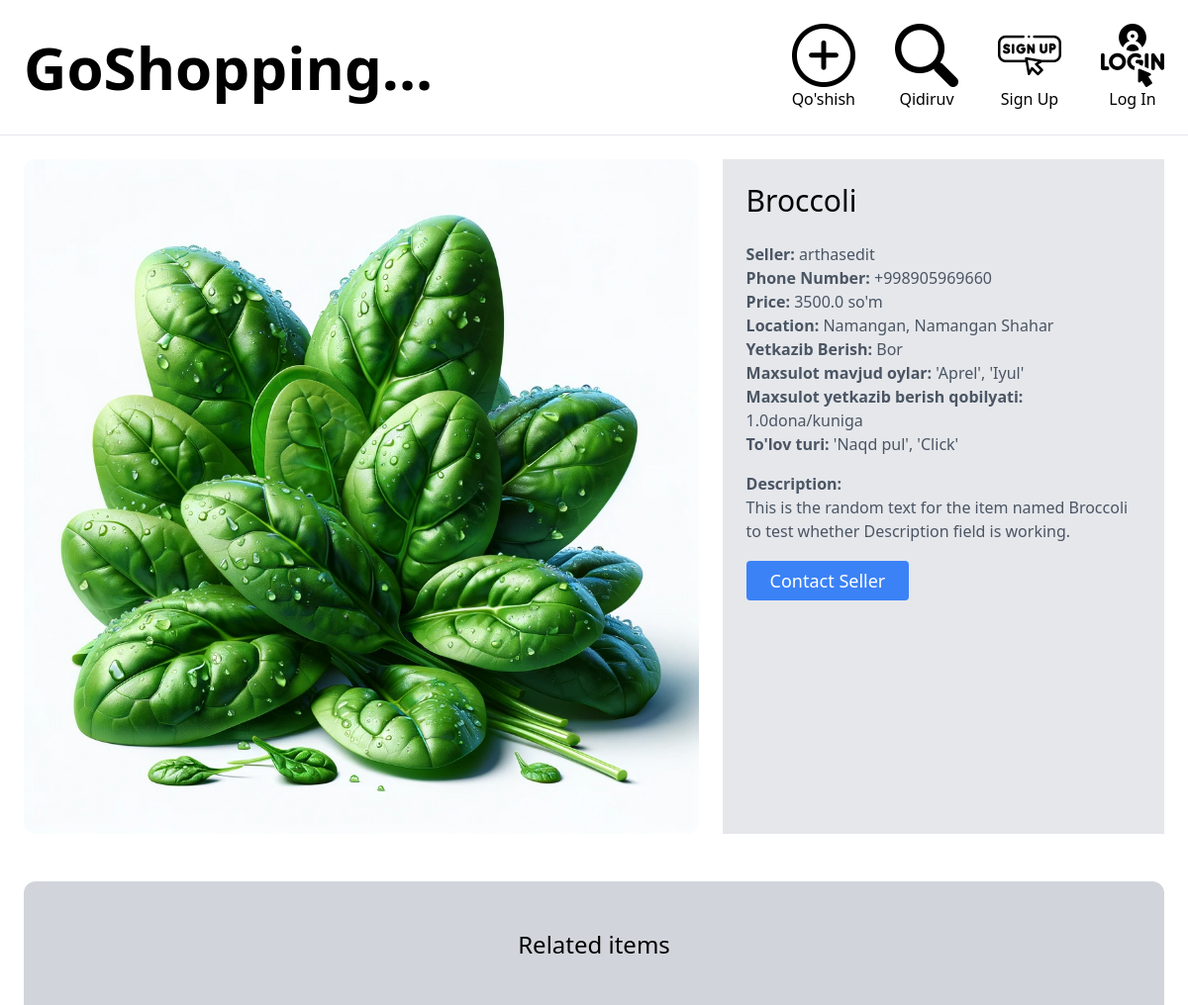
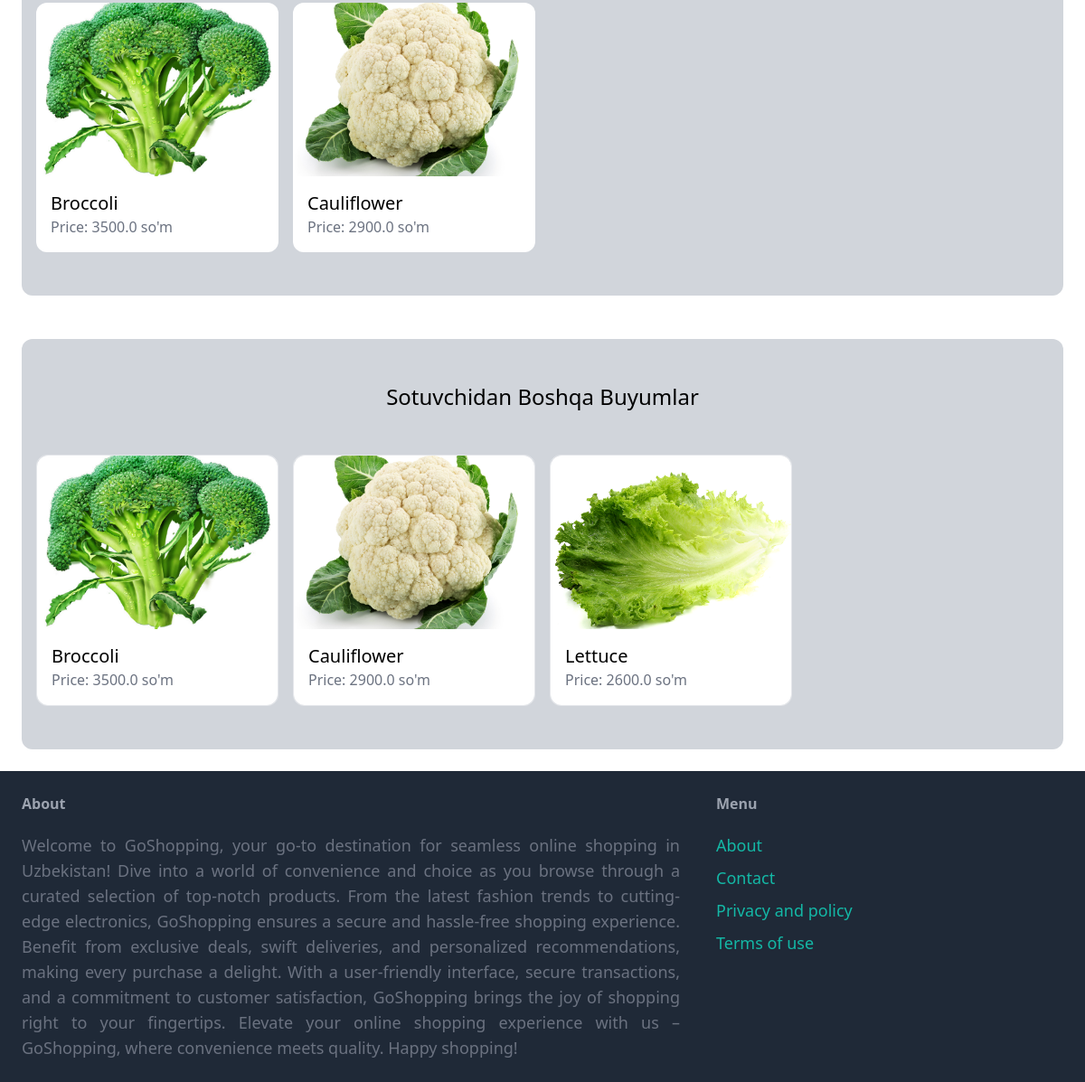
Page /items/detail/53/ on the committed database (2 pictures, top to bottom).
### items/models.py (models this page shows, shortened)
class Item(models.Model):
    category = models.ForeignKey(Category, related_name='items', on_delete=models.CASCADE)
    name = models.CharField(max_length=255)
    description = models.TextField(blank=True, null=True)
    phone_number = models.CharField(max_length=14, default='')
    price = models.FloatField()
    image = models.ImageField(upload_to='item_images', blank=True, null=True)
    is_sold = models.BooleanField(default=False)
    shipping = models.BooleanField(default=False)
    created_at = models.DateTimeField(auto_now_add=True)
    created_by = models.ForeignKey(settings.AUTH_USER_MODEL, related_name='items', on_delete=models.CASCADE)
    supply_ability = models.FloatField()
    supply_ability_unit = models.CharField(max_length=255, default='')
    supply_ability_length = models.CharField(max_length=255, default='')
    supply_period = models.CharField(max_length=255, default='')
    payment_method = models.CharField(max_length=255, default='')
    def image_url(self):
        if self.image and hasattr(self.image, 'url'):
            return self.image.url

### core/models.py (models this page shows, shortened)
class CustomUser(AbstractUser):
    regions = models.ForeignKey(Region, on_delete=models.CASCADE, null=True)
    cities = models.ForeignKey(Cities, on_delete=models.CASCADE, null=True)
    username = models.CharField(max_length=255, unique=True, null=False)
    email = models.EmailField(('email address'), max_length=254, unique=True, null=True)
    address = models.CharField(max_length=255, default='')
    phone_number = models.CharField(max_length=20)
    fname = models.CharField(max_length=30)
    lname = models.CharField(max_length=30)
    password1 = models.CharField(max_length=32)
    password2 = models.CharField(max_length=32)
    avatar = models.ImageField(upload_to='thumbpath', blank=True, null=True)
    bio = models.CharField(max_length=1200, blank=True)
    class Meta:
        swappable = 'AUTH_USER_MODEL'

class Region(models.Model):
    region_keyr = models.CharField(max_length=100, default='')
    name = models.CharField(max_length=100)
    objects = models.Manager()
    def __str__(self):
        return self.name
    class Meta:
        ordering = ('name',)

class Cities(models.Model):
    region = models.ForeignKey(Region, on_delete=models.CASCADE)
    name = models.CharField(max_length=100)
    class Meta:
        verbose_name_plural = "Cities"
    objects = models.Manager()
    def __str__(self):
        return self.name
    print(name)

### items/views.py (the view)
# urls.py: path('<int:pk>/', views.detail, name='detail'),
def detail(request, pk):
    item = get_object_or_404(Item, pk=pk)
    related_items = Item.objects.filter(category=item.category, is_sold=False).exclude(pk=pk)[:10]
    auth_items = Item.objects.filter(created_by=item.created_by, is_sold=False).exclude(pk=pk)[:5]
    return render(request, 'items/detail.html', {
        'item': item,
        'related_items': related_items,
        'auth_items': auth_items,
    })

### items/templates/items/detail.html (shortened to what this page needs)
{% extends 'core/base.html' %}
{% block content %}
<div class="grid grid-cols-1 md:grid-cols-5 gap-6">
  <div class="col-span-1 md:col-span-3 mb-4 md:mb-0">
      <img src="{{ item.image_url }}" class="rounded-xl">
  </div>
  <div class="col-span-1 md:col-span-2 p-4 md:p-6 bg-gray-200">
      <h2 class="mb-6 text-3xl">{{ item.name }}</h2>
      <p class="text-gray-600"><strong>Seller: </strong>{{ item.created_by.username }}</p>
      <p class="text-gray-600"><strong>Phone Number: </strong>{{ item.created_by.phone_number }}</p>
      <p class="text-gray-600"><strong>Price: </strong>{{ item.price }} so'm</p>
      {% if item.region and item.city %}
          <p class="text-gray-600"><strong>Location: </strong>{{ item.region }}, {{ item.city }}</p>
      {% else %}
          <p class="text-gray-600"><strong>Location: </strong>{{ item.created_by.regions }}, {{ item.created_by.cities }}</p>
      {% endif %}
      <p class="text-gray-600"><strong>Yetkazib Berish: </strong>{% if item.shipping %}Bor{% else %}Yo'q{% endif %}</p>
      <p class="text-gray-600"><strong>Maxsulot mavjud oylar: </strong>{% for i in item.supply_period|slice:"1:-1" %}{{i}}{% endfor %}</p>
      <p class="text-gray-600"><strong>Maxsulot yetkazib berish qobilyati: </strong>{{ item.supply_ability }}{{ item.supply_ability_unit }}/{{ item.supply_ability_length }}</p>
      <p class="text-gray-600"><strong>To'lov turi: </strong>{% for i in item.payment_method|slice:"1:-1" %}{{i}}{% endfor %}</p>
      {% if item.description %}
          <p class="mt-4 text-gray-600"><strong>Description: </strong><br>{{ item.description }}</p>
      {% endif %}
      <div class="mt-6 space-x-4">
          {% if item.created_by == request.user %}
              <a href="{% url 'items:edit' item.id %}" class="px-6 py-2 text-lg text-white bg-blue-500 hover:bg-blue-700 rounded">Edit</a>
              <a href="{% url 'items:delete' item.id %}" class="px-6 py-2 text-lg text-white bg-red-500 hover:bg-red-700 rounded">Delete</a>
          {% else %}
              <a href="{% url 'conversation:new' item.id %}" class="px-6 py-2 text-lg text-white bg-blue-500 hover:bg-blue-700 rounded">Contact Seller</a>
          {% endif %}
      </div>
  </div>
</div>
{% if related_items %}
<div class="mt-12 px-4 py-12 bg-gray-300 rounded-xl">
    <h2 class="mb-12 text-2xl text-center">Related items</h2>
    <div class="grid grid-cols-1 sm:grid-cols-2 lg:grid-cols-4 xl:grid-cols-5 gap-4">
        {% for item in related_items %}
        <div class="rounded-xl hover:shadow-md transition-shadow duration-300">
            <a href="{% url 'items:detail' item.id %}">
                <img src="{{ item.image_url }}" class="rounded-t-xl w-full h-48 object-cover">
                <div class="p-4 bg-white rounded-b-xl">
                    <h2 class="text-xl">{{ item.name }}</h2>
                    <p class="text-gray-500">Price: {{ item.price }} so'm</p>
                </div>
            </a>
        </div>
        {% endfor %}
    </div>
</div>
{% endif %}
{% if auth_items %}
<div class="mt-12 px-4 py-12 bg-gray-300 rounded-xl">
    <h2 class="mb-12 text-2xl text-center">Sotuvchidan Boshqa Buyumlar</h2>
    <div class="grid grid-cols-1 sm:grid-cols-2 lg:grid-cols-4 xl:grid-cols-5 gap-4">
        {% for item in auth_items %}
        <div class="rounded-xl border hover:shadow-md transition-shadow duration-300">
            <a href="{% url 'items:detail' item.id %}">
                <img src="{{ item.image_url }}" class="rounded-t-xl w-full h-48 object-cover">
                <div class="p-4 bg-white rounded-b-xl">
                    <h2 class="text-xl">{{ item.name }}</h2>
                    <p class="text-gray-500">Price: {{ item.price }} so'm</p>
                </div>
            </a>
        </div>
        {% endfor %}
    </div>
</div>
{% endif %}
{% endblock %}

### rows in the picture
Item: image_url (picture), name "Broccoli", created_by.username "arthasedit", created_by.phone_number "+998905969660", price "3500.0", created_by.regions "Namangan", created_by.cities "Namangan Shahar", supply_ability "1.0", supply_ability_unit "dona", supply_ability_length "kuniga", description "This is the random text for the item named Broccoli to test whether Description field is working."
Item: image_url (picture), name "Broccoli", price "3500.0"
Item: image_url (picture), name "Cauliflower", price "2900.0"
Item: image_url (picture), name "Lettuce", price "2600.0"

### other values in the picture
{{ i }} "'" "A" "p" "r" "e" "l" "'" "," "'" "I" "y" "u" "l" "'"
{{ i }} "'" "N" "a" "q" "d" "p" "u" "l" "'" "," "'" "C" "l" "i" "c" "k" "'"
